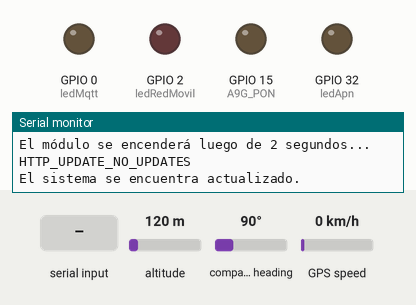
This program was run on a simulated ESP32. Shown: output pins drawn as LEDs (lit = HIGH), the last lines printed to the serial monitor. The inputs (shaded band) are chosen by the test bench; at power-on: compass heading 90°, altitude 120 m, GPS speed 0 km/h. WiFi joins after 1.5 s; servers stay silent unless stated; storage starts empty; EEPROM starts erased; the GPS gets a fix after 3 s at 37.7749, -122.4194 with 8 satellites; the modem accepts every AT command (registered, SIM ready, sends succeed) and sends nothing else.

Above: at 5.1 s.
5.2 s: "OK\n" received over the second serial link
At 7.0 s:
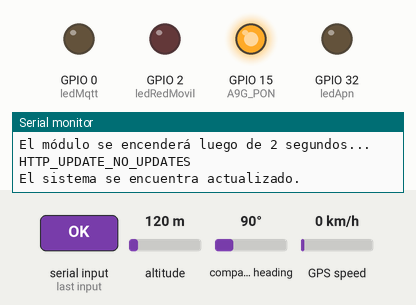
14.0 s: compass heading set to 269°
At 35.9 s:
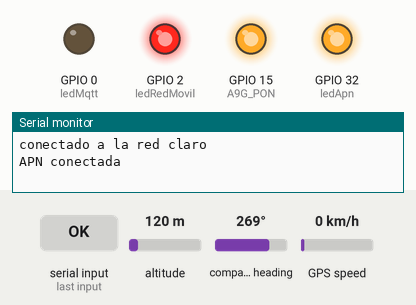
36.0 s: altitude set to 250 m
At 38.0 s:
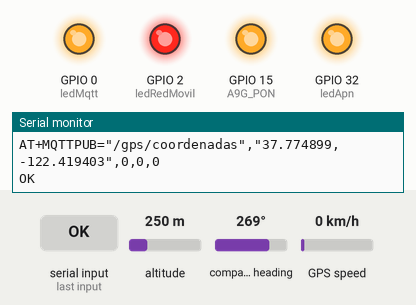
39.0 s: "+CME ERROR:\n" received over the second serial link
Timing chart, 0 to 42.0 s (numbered marks = the images above; inputs shaded):
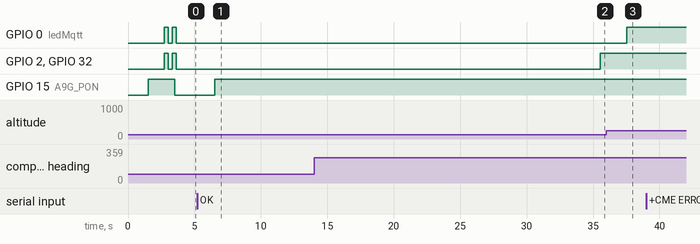

The program:

main.cpp
```cpp
#define TINY_GSM_MODEM_A6

//++++++++++++++++++++++++++++++++++++++
//++++++++++++ LIBRERÍAS +++++++++++++++
//++++++++++++++++++++++++++++++++++++++

#include <Arduino.h>
#include <WiFi.h>
#include <WiFiManager.h>
//#include "FS.h"
#include "SD.h"
#include <SPI.h>
#include <TinyGsmClient.h>
#include <TinyGPS.h>
#include <HTTPClient.h>
#include <HTTPUpdate.h>
#include <EEPROM.h>

//*********************************
//*********** CONFIG **************
//*********************************

WiFiManager wifiManager;

//++++++++++++++++++++++++++++++++++++++
//+++++++++ VARIABLES OTA ++++++++++++++
//++++++++++++++++++++++++++++++++++++++

String Cliente = "SH_Nodemcu_v2";                                               // Nombre de producción
String NewVersion = "0.8";                                                      // Número de la próxima versión a la que se actualizará en el futuro
String url_server = "http://iotoro.000webhostapp.com/firms/" + Cliente;
String url_sketch = url_server+"/"+Cliente+"_"+NewVersion+".bin";               // Ruta de la nueva versión, a la que se añade el número de la nueva versión
bool updateAvailable = true;
WiFiClient wifiClient;

//++++++++++++++++++++++++++++++++++++++
//++++++++++ DEFINICIONES ++++++++++++++
//++++++++++++++++++++++++++++++++++++++

#define DEBUG true
#define DEBUGGPS true
#define DEBUGSD false
#define DEBUGGPRS true
#define DEBUGWIFI false
String NAME_FILE = "/GPSLOG.txt";

#define serialGprs Serial2
#define serialGps Serial1
#define Consola Serial

#define GPS_BAUD_RATE 9600
#define BAUD_RATE 115200
#define A9_BAUD_RATE 9600

#define A9G_PON     15  //ESP12 GPIO16 A9/A9G POWON
//#define A9G_POFF    2  //ESP12 GPIO15 A9/A9G POWOFF
//#define A9G_WAKE    22  //ESP12 GPIO13 A9/A9G WAKE
//#define A9G_LOWP    23  //ESP12 GPIO2 A9/A9G ENTER LOW POWER MODULE
#define ledRedMovil    2  //
#define ledApn    32       //
#define ledMqtt   0      //

//unsigned long periodoUpdate = 604800000; // periodo de actualización semanal
unsigned long periodoUpdate = 15000;

#define AP_NAME "IoToro"
#define AP_PASS "administrador"
#define AP_TIMEOUT 120 // timeout para el portal wifimanager en segundos

//++++++++++++++++++++++++++++++++++++++
//++++++++++++++ GPRS ++++++++++++++++++
//++++++++++++++++++++++++++++++++++++++

const char apn[]  = "igprs.claro.com.ar";
const char user[] = "";
const char pass[] = "";
const char simCode[] = "";
int inicia = 1;

const int periodoRefresh = 15000;
long tActual = 0;
char mensaje[22] = "0,0";
bool modemIniciado = false;
bool gpsIniciado = false;

//++++++++++++++++++++++++++++++++++++++
//++++++++++++ INSTANCIAS ++++++++++++++
//++++++++++++++++++++++++++++++++++++++

TinyGPS gps;
TinyGsm modem(Serial2);
TinyGsmClient cliente(modem);
TaskHandle_t Task2, Task3;

//++++++++++++++++++++++++++++++++++++++
//+++++++++++++ MICRO SD +++++++++++++++
//++++++++++++++++++++++++++++++++++++++

#define SD_CS 4
bool microSD = false;
String dataMessage;
String coordenada = "-34.602232,-58.424695", velocidad;
String hora;

//++++++++++++++++++++++++++++++++++++++
//++++++++++++ VARIABLES +++++++++++++++
//++++++++++++++++++++++++++++++++++++++

bool newData = false;

//************************************
//***** DECLARACION FUNCIONES ********
//************************************

void handleInterrupt();
int A9GPOWERON();
int A9GPOWEROFF();
int A9GENTERLOWPOWER();
void A9GMQTTCONNECT();
//void iniciarSd();
static void print_date(TinyGPS &gps);
void iniciarModem();
void iniciarAPN();
void OTA_Updates();
void sdInit();
int GPSPOWERON();
void logSDCard(const char * path);
String sendData(String command, const int timeout, boolean debug);
void appendFile(fs::FS &fs, const char * path, const char * message);
void updateCallback();
String lee(int addr);
void graba(int addr, String a);
bool mqttConnect();
void mqttDisconnect();

//++++++++++++++++++++++++++++++++++++++
//++++++++++++ LOOP GPS ++++++++++++++++
//++++++++++++++++++++++++++++++++++++++

void loop2( void * pvParameters ) {
  sdInit();
  for (;;) {
    delay(100);
    /*
    if(!microSD){
      sdInit();
    }
    */
    while(!gpsIniciado){
      delay(100);
    }
    for (unsigned long start = millis(); millis() - start < 1000;){
      while (serialGps.available()) {
        char c = serialGps.read();
        if(DEBUGGPS){
          Consola.print(c);
        }
        if (gps.encode(c)){
          newData = true;
        }
      }
    }
    if(DEBUGGPS){
      Consola.println(newData);
    }
    if (newData){
      float flat, flon;
      unsigned long age;
      gps.f_get_position(&flat, &flon, &age);
      float vel = gps.f_speed_kmph();
      print_date(gps);
      coordenada = String(flat, 6);
      coordenada += ",";
      coordenada += String(flon, 6);
      velocidad = String(vel, 2);
      logSDCard(NAME_FILE.c_str());
    }
    coordenada.toCharArray(mensaje, 22);
    newData = false;
    if(DEBUG){
      Consola.print(F("Coordenada detectada: "));
      Consola.println(coordenada);
    }
  }
  vTaskDelay(10);
}

//++++++++++++++++++++++++++++++++++++++
//++++++++++++ LOOP GPRS +++++++++++++++
//++++++++++++++++++++++++++++++++++++++

void loop3( void * pvParameters ) {
  delay(1000);
    // if(no hay conexion GPRS){
  for (char ch = ' '; ch <= 'z'; ch++) {
    serialGprs.write(ch);
  }
  serialGprs.println("");
  pinMode(A9G_PON, OUTPUT);//LOW LEVEL ACTIVE
  digitalWrite(A9G_PON, HIGH);
  if(DEBUGGPRS){
    Consola.println("El módulo se encenderá luego de 2 segundos...");
  }
  unsigned long now = millis();
  while(millis() - now < 2000);
  //delay(2000);
  if (A9GPOWERON() == 1) {
    if(DEBUGGPRS){
      Consola.println("Módulo A9G encendido.");
    }
  }
  now = millis();
  while(millis() - now < 5000);
  //delay(5000);
  iniciarModem();
  iniciarAPN();
  now = millis();
  while(millis() - now < 1000);
  //delay(1000);
  A9GMQTTCONNECT();
  now = millis();
  while(millis() - now < 5000);
  //delay(5000);
  GPSPOWERON();
  now = millis();
  while(millis() - now < 5000);
  //delay(5000);
    // }
    //**************************************
  for (;;) {
    if (millis() > tActual + periodoRefresh) {
      if(modem.isNetworkConnected()){
        if(DEBUGGPRS){
          Consola.println("conectado a la red claro");
        }
        digitalWrite(ledRedMovil,HIGH);
      }
      else {
        if(DEBUGGPRS){
          Consola.println("no conectado a la red claro");
        }
        iniciarModem();
        digitalWrite(ledRedMovil,LOW);
      }
      if(modem.isGprsConnected()){
        if(DEBUGGPRS){
          Consola.println("APN conectada");
        }
        digitalWrite(ledApn,HIGH);
        modemIniciado = true;
      }
      else {
        if(DEBUGGPRS){
          Consola.println("APN no conectada");
        }
        iniciarAPN();
        digitalWrite(ledApn,LOW);
      }

      if(mqttConnect()){
        digitalWrite(ledMqtt,HIGH);
        tActual = millis();
        String topic = "/gps/coordenadas";
        if(DEBUG){
          Consola.println(topic);
        }
        String payload = mensaje;
        if(DEBUG){
          Consola.println(payload);
        }
        String ATCMD = "AT+MQTTPUB=";
        String cammand = ATCMD + "\"" + topic + "\"" + "," + "\"" + payload + "\"" + ",0,0,0";
        if(DEBUG){
          Consola.println(cammand);
        }
        sendData(cammand, 1000, DEBUG);
        mqttDisconnect();
      }
      else{
        digitalWrite(ledMqtt,LOW);
      }
    }
  }
  vTaskDelay(10);
}

//++++++++++++++++++++++++++++++++++++++
//++++++++++++ LOOP WIFI +++++++++++++++
//++++++++++++++++++++++++++++++++++++++

void loop() {

}

//++++++++++++++++++++++++++++++++++++++
//++++++++++++++ SETUP +++++++++++++++++
//++++++++++++++++++++++++++++++++++++++

void setup() {
  xTaskCreatePinnedToCore(
    loop2,   /* Task function. */
      "loopGps",     /* name of task. */
      10000,       /* Stack size of task */
      NULL,        /* parameter of the task */
      1,           /* priority of the task */
      &Task2,      /* Task handle to keep track of created task */
      0);          /* pin task to core 0 */
  delay(500);

  xTaskCreatePinnedToCore(
    loop3,   /* Task function. */
      "loopGprs",     /* name of task. */
      10000,       /* Stack size of task */
      NULL,        /* parameter of the task */
      1,           /* priority of the task */
      &Task3,      /* Task handle to keep track of created task */
      1);          /* pin task to core 1 */
  delay(500);

  serialGps.begin(GPS_BAUD_RATE);
  Consola.begin(BAUD_RATE);
  serialGprs.begin(A9_BAUD_RATE);
  EEPROM.begin(4096);

  randomSeed(analogRead(0));

  wifiManager.setConfigPortalTimeout(AP_TIMEOUT);
  wifiManager.setDebugOutput(DEBUGWIFI);
  //wifiManager.setSaveConfigCallback(updateCallback);
  if (!wifiManager.autoConnect(AP_NAME,AP_PASS)) {
    if(DEBUGWIFI){
      Consola.println("failed to connect and hit timeout");
    }
    //unsigned long now = millis();
    //while(millis() - now < 3000);
  }
  else{
    if(DEBUGWIFI){
      Consola.println("Conexión a WiFi exitosa!");
      Consola.println("es momento de guardar ssid y pass");
    }
    updateCallback();
  }
  pinMode(ledRedMovil,OUTPUT);
  pinMode(ledApn,OUTPUT);
  pinMode(ledMqtt,OUTPUT);
  digitalWrite(ledRedMovil,HIGH);
  digitalWrite(ledApn,HIGH);
  digitalWrite(ledMqtt,HIGH);
  delay(300);
  digitalWrite(ledRedMovil,LOW);
  digitalWrite(ledApn,LOW);
  digitalWrite(ledMqtt,LOW);
  delay(300);
  digitalWrite(ledRedMovil,HIGH);
  digitalWrite(ledApn,HIGH);
  digitalWrite(ledMqtt,HIGH);
  delay(300);
  digitalWrite(ledRedMovil,LOW);
  digitalWrite(ledApn,LOW);
  digitalWrite(ledMqtt,LOW);
  delay(300);

  //pinMode(ledGps,OUTPUT);
  //digitalWrite(ledGps,LOW);
}

//++++++++++++++++++++++++++++++++++++++
//++++++++++++ FUNCIONES +++++++++++++++
//++++++++++++++++++++++++++++++++++++++

void handleInterrupt(){
  Consola.println("An interrupt has occurred.");
}

String sendData(String command, const int timeout, boolean debug){
  String response = "";
  serialGprs.println(command);
  long int time = millis();
  while ( (time + timeout) > millis()) {
    while (serialGprs.available()) {
      char c = serialGprs.read();
      response += c;
    }
  }
  if (debug) {
    Consola.print("respuesta: ");
    Consola.print(response);
  }
  return response;
}

int GPSPOWERON() {
  String msg = String("");
  msg = sendData("AT+GPS=1", 1000, DEBUG);
  if ( msg.indexOf("OK") >= 0 ) {
    if(DEBUGGPS){
      Consola.println("GPS encendido");
    }
    gpsIniciado = true;
    return 1;
  }
  else {
    if(DEBUG){
      if(DEBUGGPS){
        Consola.println("No se recibió confirmación GPS");
      }
      return 0;
    }
  }
}

int A9GPOWERON() {
  digitalWrite(A9G_PON, LOW);
  unsigned long now = millis();
  while(millis() - now < 3000);
  //delay(3000);
  digitalWrite(A9G_PON, HIGH);
  now = millis();
  while(millis() - now < 5000);
  //delay(5000);
  String msg = String("");
  msg = sendData("AT", 1000, DEBUG);
  if ( msg.indexOf("OK") >= 0 ) {
    if(DEBUG){
      Consola.println("GET OK");
    }
    return 1;
  }
  else {
    if(DEBUG){
      Consola.println("NOT GET OK");
    }
    return 0;
  }
}

int A9GPOWEROFF() {
  //digitalWrite(A9G_POFF, HIGH);
  //delay(3000);
  //digitalWrite(A9G_POFF, LOW);
  //delay(5000);
  String msg = String("");
  msg = sendData("AT", 1000, DEBUG);
  if ( msg.indexOf("OK") >= 0 ) {
    Consola.println("GET OK");
    return 1;
  }
  else {
    Consola.println("NOT GET OK");       return 0;
  }
}

int A9GENTERLOWPOWER() {
  String msg = String("");
  msg = sendData("AT+SLEEP=1", 1000, DEBUG);
  if ( msg.indexOf("OK") >= 0 ) {
    //digitalWrite(A9G_LOWP, LOW);
    return 1;
  }
  else {
    return 0;
  }
}

void A9GMQTTCONNECT() {
  sendData("AT+CGATT=1", 1000, DEBUG);
  unsigned long now = millis();
  while(millis() - now < 1000);
  sendData("AT+CGDCONT=1,\"IP\",\"igprs.claro.com.ar\"", 1000, DEBUG);
  now = millis();
  while(millis() - now < 1000);
  sendData("AT+CGACT=1,1", 1000, DEBUG);
  now = millis();
  while(millis() - now < 1000);

  /*
  sendData("AT+MQTTDISCONN", 1000, DEBUG);
  now = millis();
  while(millis() - now < 2000);
  */
  /*
  String peticion = "AT+MQTTCONN=\"190.7.57.163\",1883,\"DHT11\",120,1";
  String msg = sendData(peticion, 1000, DEBUG);
  if(DEBUG){
    Consola.println(peticion);
  }
  now = millis();
  while(millis() - now < 1000);
  if ( msg.indexOf("OK") >= 0 ) {
    Consola.println("CONECTADO AL BROKEER");
  }
  else if(msg.indexOf("+CME ERROR:") >= 0){
    Consola.print("ERROR AL CONECTAR AL BROKER ");
    Consola.println(msg);
  }
  now = millis();
  while(millis() - now < 2000);
  */
}

bool mqttConnect(){
  String peticion = "AT+MQTTCONN=\"190.7.57.163\",1883,\"DHT11\",120,1";
  String msg = sendData(peticion, 1000, DEBUG);
  if(DEBUG){
    Consola.println(peticion);
  }
  unsigned long now = millis();
  while(millis() - now < 1000);
  if ( msg.indexOf("OK") >= 0 ) {
    Consola.println("CONECTADO AL BROKEER");
    return true;
  }
  else if(msg.indexOf("+CME ERROR:") >= 0){
    Consola.print("ERROR AL CONECTAR AL BROKER ");
    Consola.println(msg);
    return false;
  }
  now = millis();
  while(millis() - now < 2000);
}

void mqttDisconnect(){
  sendData("AT+MQTTDISCONN", 1000, DEBUG);
  unsigned long now = millis();
  while(millis() - now < 2000);
}

static void print_date(TinyGPS &gps) {
  int year;
  byte month, day, hour, minute, second, hundredths;
  unsigned long age;
  gps.crack_datetime(&year, &month, &day, &hour, &minute, &second, &hundredths, &age);
  if (age == TinyGPS::GPS_INVALID_AGE) {
    Consola.print(F("********** ******** "));
  }
  else
  {
    char sz[32];
    sprintf(sz, "%02d/%02d/%02d %02d:%02d:%02d ",
            day, month, year, hour, minute, second);
    hora = sz;  // rescato el dato de la hora y fecha
    //Consola.print(sz);
  }
}

void iniciarModem() {
  if (inicia == 1)
  {
    if(DEBUGGPRS){
      Consola.println(F(""));
      Consola.println(F("Inicializando modem..."));
    }
    modem.restart();
    inicia++;
  }
  else
  {
    if(DEBUGGPRS){
      Consola.println(F("Reiniciando modem..."));
    }
    modem.restart();
  }

  String modemInfo = modem.getModemInfo();
  if(DEBUGGPRS){
    Consola.print(F("Modem: "));
    Consola.println(modemInfo);
  }

  //Desbloquea la sim con un pin
  modem.simUnlock(simCode);

  if(DEBUGGPRS){
    Consola.print(F("Esperando red..."));
  }
  if (!modem.waitForNetwork()){
    if(DEBUGGPRS){
      Consola.println(F(" Fallo"));
      Consola.print(F("\n"));
    }
    while (!modem.waitForNetwork()){
      if(DEBUGGPRS){
        Consola.print(F("\n"));
        Consola.print(F("Esperando por red..."));
      }
    }
  }
  //******************************
}

void iniciarAPN() {
  if(DEBUGGPRS){
    Consola.println(" OK");
    Consola.print(F("Conectadose a (APN):"));
    if (strcmp(apn, "claro")){
      Consola.print(F(" Claro Argentina"));
    }
  }
  if (!modem.gprsConnect(apn, user, pass)) {
    if(DEBUGGPRS){
      Consola.println(F(" Fallo"));
    }
    while (true);
  }
  if(DEBUGGPRS){
    Consola.println(F(" OK"));
  }
}

//++++++++++++++++++++++++++++++++++++++
//+++++++++++++ SD CARD ++++++++++++++++
//++++++++++++++++++++++++++++++++++++++

void logSDCard(const char * path) {
  String dato = hora;
  dato += ",";
  dato += coordenada;
  dato += ",";
  dato += velocidad;
  dato += "\r\n";
  //appendFile(SD, "/data3.txt", dato.c_str());
  appendFile(SD, path, dato.c_str());
  //Consola.print("Save data: ");
  //Consola.println(dato);
}

void writeFile(fs::FS &fs, const char * path, const char * message) {
  Consola.printf("Writing file: %s\n", path);

  File file = fs.open(path, FILE_WRITE);
  if(!file) {
    Consola.println("Failed to open file for writing");
    return;
  }
  if(file.print(message)) {
    Consola.println("File written");
  } else {
    Consola.println("Write failed");
  }
  file.close();
}

void appendFile(fs::FS &fs, const char * path, const char * message) {
  Consola.printf("Appending to file: %s\n", path);

  File file = fs.open(path, FILE_APPEND);
  if(!file) {
    Consola.println("Failed to open file for appending");
    return;
  }
  if(file.print(message)) {
    Consola.println("Message appended");
  } else {
    Consola.println("Append failed");
  }
  file.close();
}

void sdInit(){
  SD.begin(SD_CS);
  if(!SD.begin(SD_CS)) {
    if(DEBUGSD){
      Consola.println("Card Mount Failed");
    }
    return;
  }
  uint8_t cardType = SD.cardType();
  if(cardType == CARD_NONE) {
    if(DEBUGSD){
      Consola.println("No SD card attached");
    }
    return;
  }
  if(DEBUGSD){
    Consola.println("Initializing SD card...");
  }
  if (!SD.begin(SD_CS)) {
    if(DEBUGSD){
      Consola.println("ERROR - SD card initialization failed!");
    }
    return;
  }
  //File file = SD.open("/data3.txt");
  File file = SD.open(NAME_FILE.c_str());
  if(!file) {
    if(DEBUGSD){
      Consola.println("File doens't exist");
      Consola.println("Creating file...");
    }
    //writeFile(SD, "/data3.txt", "Fecha, Hora, Coordenadas, velocidad \r\n");
    writeFile(SD, NAME_FILE.c_str(), "Fecha, Hora, Coordenadas, velocidad \r\n");
  }
  else {
    if(DEBUGSD){
      Consola.println("File already exists");
    }
  }
  file.close();
}

void OTA_Updates(){           //función que verifica la existencia de una nueva versión de firmware
  t_httpUpdate_return ret = httpUpdate.update(wifiClient, url_sketch);
  switch(ret) {
    case HTTP_UPDATE_FAILED:
    Consola.printf("HTTP_UPDATE_FAILD Error (%d): %s\n", httpUpdate.getLastError(), httpUpdate.getLastErrorString().c_str());
    //Consola.println("error");
    break;

    case HTTP_UPDATE_NO_UPDATES:
    Consola.println("HTTP_UPDATE_NO_UPDATES");
    break;

    case HTTP_UPDATE_OK:
    Consola.println("HTTP_UPDATE_OK");
    break;
  }
  Consola.println("El sistema se encuentra actualizado.");
  updateAvailable = false;
}

void graba(int addr, String a){
  int tamano = (a.length()+1);
  Consola.println(tamano);
  char inchar[tamano];
  a.toCharArray(inchar,tamano);
  EEPROM.write(addr,tamano);
  for(int i=0; i<tamano; i++){
    addr++;
    EEPROM.write(addr,inchar[i]);
  }
  EEPROM.commit();
}

String lee(int addr){
  String nuevostring;
  int valor;
  int tamano = EEPROM.read(addr);
  for(int i=0; i<tamano; i++){
    addr++;
    valor = EEPROM.read(addr);
    nuevostring += (char)(valor);
  }
  return nuevostring;
}

void updateCallback(){
  if(DEBUGWIFI){
    Consola.println("Buscando actualizaciones disponibles.");
  }
  OTA_Updates();
}
```
